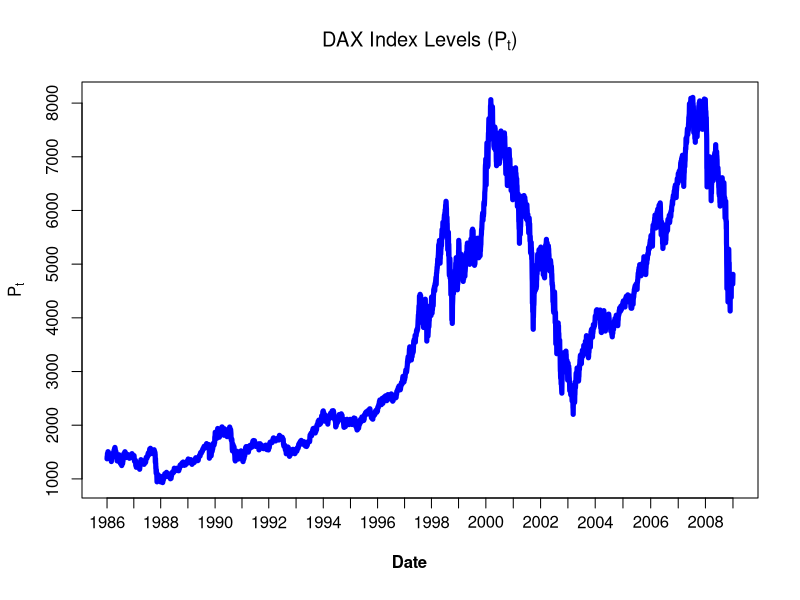

This chart was generated by the following R code:

# clear variables and close windows
rm(list = ls(all = TRUE))
graphics.off()

# load data
d = read.csv("COPdax140624.csv")
DateInput = as.Date(d[, 1])
numOfDate = as.numeric(as.Date(c(DateInput)))
newDF = data.frame(d, numOfDate)
sortNewDF = newDF[order(newDF[, 3]), ]
newDF2 = data.frame(sortNewDF, seq(1, length(newDF[, 3]), length.out = length(newDF[, 3])))
dateNum1 = as.numeric(as.Date(c("1986-01-02", "1987-01-02", "1988-01-04", "1989-01-02", "1990-01-02", "1991-01-02", "1992-01-02", "1993-01-04", "1994-01-03", 
    "1995-01-02", "1996-01-02", "1997-01-02", "1998-01-02", "1999-01-04", "2000-01-03", "2001-01-02", "2002-01-02", "2003-01-02", "2004-01-02", "2005-01-03", 
    "2006-01-02", "2007-01-02", "2008-01-02", "2008-12-30")))
At = c(newDF2[which(newDF2[, 3] == as.numeric(as.Date(c("1986-01-02")))), 4], newDF2[which(newDF2[, 3] == as.numeric(as.Date(c("1987-01-02")))), 4], 
    newDF2[which(newDF2[, 3] == as.numeric(as.Date(c("1988-01-04")))), 4], newDF2[which(newDF2[, 3] == as.numeric(as.Date(c("1989-01-02")))), 4], newDF2[which(newDF2[, 
        3] == as.numeric(as.Date(c("1990-01-02")))), 4], newDF2[which(newDF2[, 3] == as.numeric(as.Date(c("1991-01-02")))), 4], newDF2[which(newDF2[, 
        3] == as.numeric(as.Date(c("1992-01-02")))), 4], newDF2[which(newDF2[, 3] == as.numeric(as.Date(c("1993-01-04")))), 4], newDF2[which(newDF2[, 
        3] == as.numeric(as.Date(c("1994-01-03")))), 4], newDF2[which(newDF2[, 3] == as.numeric(as.Date(c("1995-01-02")))), 4], newDF2[which(newDF2[, 
        3] == as.numeric(as.Date(c("1996-01-02")))), 4], newDF2[which(newDF2[, 3] == as.numeric(as.Date(c("1997-01-02")))), 4], newDF2[which(newDF2[, 
        3] == as.numeric(as.Date(c("1998-01-02")))), 4], newDF2[which(newDF2[, 3] == as.numeric(as.Date(c("1999-01-04")))), 4], newDF2[which(newDF2[, 
        3] == as.numeric(as.Date(c("2000-01-03")))), 4], newDF2[which(newDF2[, 3] == as.numeric(as.Date(c("2001-01-02")))), 4], newDF2[which(newDF2[, 
        3] == as.numeric(as.Date(c("2002-01-02")))), 4], newDF2[which(newDF2[, 3] == as.numeric(as.Date(c("2003-01-02")))), 4], newDF2[which(newDF2[, 
        3] == as.numeric(as.Date(c("2004-01-02")))), 4], newDF2[which(newDF2[, 3] == as.numeric(as.Date(c("2005-01-03")))), 4], newDF2[which(newDF2[, 
        3] == as.numeric(as.Date(c("2006-01-02")))), 4], newDF2[which(newDF2[, 3] == as.numeric(as.Date(c("2007-01-02")))), 4], newDF2[which(newDF2[, 
        3] == as.numeric(as.Date(c("2008-01-02")))), 4], newDF2[which(newDF2[, 3] == as.numeric(as.Date(c("2008-12-30")))), 4])
dateC = c("1986", "", "1988", "", "1990", "", "1992", "", "1994", "", "1996", "", "1998", "", "2000", "", "2002", "", "2004", "", "2006", "", "2008", "")
# do plot
dev.new(width = 13, height = 7)
plot(1:length(newDF[, 2]), seq(min(newDF[, 2]), max(newDF[, 2]), length.out = length(newDF[, 2])), xlab = "", ylab = "", main = expression("DAX Index Levels (" * 
    P[t] * ")"), col = "White", axes = FALSE, xaxt = "n", yaxt = "n")
box()
axis(1, at = At, labels = F)
axis(2, at = c(1000, 2000, 3000, 4000, 5000, 6000, 7000, 8000))
mtext(expression(P[t]), side = 2, line = 2.7, at = seq(min(newDF[, 2]), max(newDF[, 2]), length.out = 13)[7], font = 2, cex = 1)
mtext("Date", side = 1, line = 2.7, at = 2800, font = 2, cex = 1)
text(cex = 1, x = At, y = 200, dateC, xpd = TRUE)

# time series plot
lines(1:length(newDF[, 2]), sortNewDF[, 2], pch = 1, lty = 1, col = "blue", lwd = 5)

